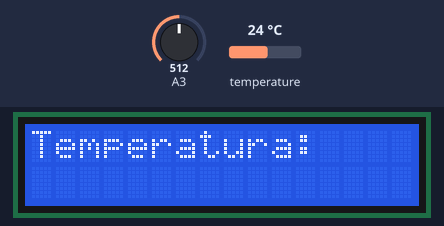
A sketch run on a simulated Arduino Uno, built with avr-gcc and run on an emulated ATmega328P. On the bench: 16×2 character LCD. The test bench sets the inputs (shaded band); at power-on: temperature 24 °C, A3 = 512. What the sketch prints to the serial monitor is not drawn.

Above: at 5.9 s.
6.0 s: temperature set to 12 °C
At 7.6 s:
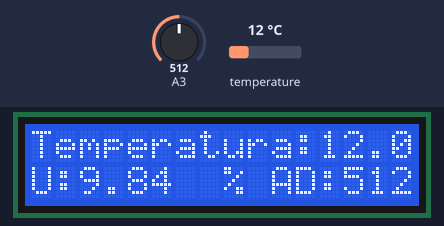
16.2 s: A3 set to 716
At 20.9 s:
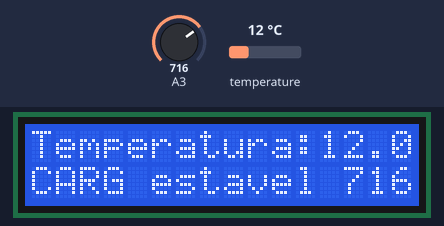
22.6 s: temperature set to 19 °C
At 26.9 s:
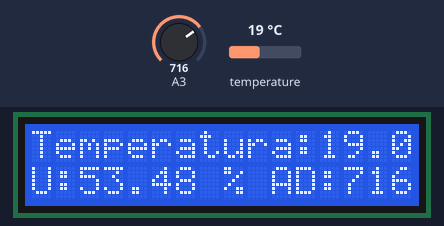
27.2 s: A3 set to 900
At 31.7 s:
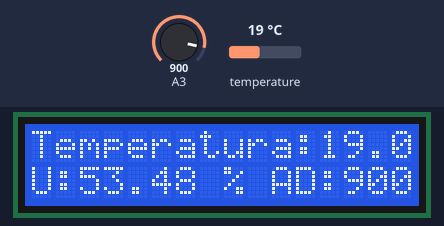
34.6 s: temperature set to 28 °C
At 40.1 s:
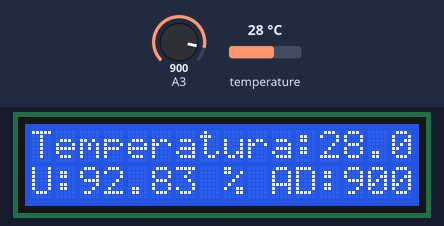
41.0 s: A3 set to 1023
At 45.0 s:
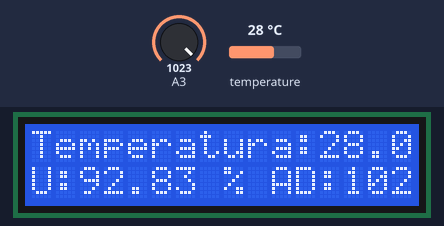
Timing chart, 0 to 46.5 s (numbered marks = the images above; inputs shaded):
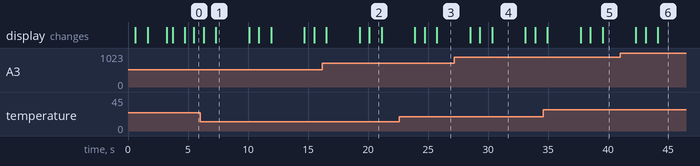

Measured:
- what the display in image 1 shows lasts 2.8 s, from 7.3 s to 10.1 s
- what the display in image 2 shows lasts 1.0 s, from 20.1 s to 21.1 s

The sketch:

LEITURA-UMIDADE-LCD-I2C-V1.ino
```cpp
/*
 ----------------------------------------------------------
|   PROJETO  : Leitura de Umidade e temperatura.           |
|              Componentes: Display LCD com mod I2C        |
|                           Sensor de temperatura DS18B20  |
|                           Sensor de umidade indefinido   |
|   AUTOR    : STENIO RODRIGUES                            |
|   DATA     : 07/03/2022                                  |
|   OBJETIVO :                                             |
|             Apontar conversão de sensor de umidade       |
|             Apontar leitura bruta do sensor de umidade   |
|             Apontar conversão de sensor de temperatua    |
|             Apontar leitura bruta do sensor de temp.     |
|             Definir escala, precisão, desvio padrão      |
 ----------------------------------------------------------

   objetivos:
   OK  -  Fazer leitura de sinal anaógico.
   OK  -  Rotina que reconheça estabilidade no sinal entre intervalo de tempo.
   OK  -  Apresentar no display leitura A/D convertida.

   EXTRUTURA DO PROGRAMA!
    // =================================================================================
    // --- Bibliotecas Auxiliares       --- //
    // =================================================================================
    // --- Mapeamento de Hardware       --- //
    // =================================================================================
    // --- Instâncias                   --- //
    // =================================================================================
    // --- Protótipo das Funções        --- //
    // =================================================================================
    // --- Variáveis Globais            --- //
    // =================================================================================
    // --- Interrupções                 --- //
    // =================================================================================
    // --- Configurações Iniciais SETUP --- //
    // =================================================================================
    // --- Loop Infinito                --- //
    // =================================================================================
    // --- Desenvolvimento das Funções  --- //
    // =================================================================================

 */

// --- Bibliotecas Auxiliares       --- //

#include <avr/io.h>  // wachdog

#include <avr/wdt.h> // wachdog

#include <Wire.h>    // rede I2C

#include <LiquidCrystal_I2C.h> // LCD

#include <OneWire.h>

#include <DallasTemperature.h>
// =================================================================================
// ---  mapeamento de hardware      --- //
#define dados A2
// pino A2 pin 25   Sensor temperatura conversao A/D
// pino A3 pin 26   Sensor umidade     conversao A/D
// pino A4 pin 27   I2C SDA
// pino A5 pin 28   I2c SCL
// =================================================================================
// --- Variáveis Globais            --- //
unsigned long timeold = 0;
float ad_tara  = 595    ,
      ad_carga          ,
      ad_offset         ,
      ad_ganho = 0.00   ,
      ad_calc           ,
      f_calib  = 0.2139  , //0.0513  0.2567GANHO SO CONSIDERANDO ULTIMA LEITURA
      ad_aux            ;
int   ler_umidade,                     // marcador usado para sequenciar a leitura
      intervalo_entre_leituras = 1000; // tempo em milisegundos para nova leitura de temperatura e umidade
// =================================================================================
// --- Instâncias                   --- //
//Inicializa o display no endereco 0x27
// Instancia é criar um objeto baseado em uma classe
// Referente ao display
LiquidCrystal_I2C lcd(0x27,16,2);
// Referente ao sensor de temperatura
OneWire oneWire(dados);  /*Protocolo OneWire*/
// Referente ao sensor de temperatura
DallasTemperature sensors(&oneWire); /*encaminha referências OneWire para o sensor*/
// --- Protótipo das Funções        --- //
// Mensagem inicial do display.
void  inicio_display    ();
// Informa leitura temperatura e umidade
void  display_1         ();
// Conversão A/D via registradores extrair o máximo de resolução
int   ad_umidade        ();
// Converte a temperatura com resolução máxima
float ad_temperatura    ();
// Rotina que coleta a tara.
float leitura_tara      ();
// Rotina que coleta a carga
float leitura_carga     ();
/*    Neste método uma curva polinomial pode ser
      criada através de todos os dados do intervalo ou dos dados bem
      próximos do final. Desta forma, a curva resultante pode ser
      estendida além do intervalo de dados conhecidos.
      https://www.ufsj.edu.br/portal2-repositorio/File/nepomuceno/mn/12MN_Interpola.pdf */
// Função baseada na extrapolação Polinomial básica
float leitura_umidade   ();
// =================================================================================
// --- Configurações Iniciais SETUP --- //
void setup() {
   wdt_disable(); // desativa o dog
   wdt_enable(WDTO_8S); //    /*#define WDTO_15MS,30MS,60MS,120MS,250MS,500MS,1S,2S,4S,8S*/
   Serial.begin(9600); // inicia a rede RS232
   Serial.println("Nome arquivo:LEITURA-UMIDADE-LCD-I2C-V1...\n");
   lcd.init(); // iniciar display LCD
   inicio_display();
   sensors.begin(); /*inicia biblioteca*/
   ADCSRA = 0x93; // ou binário  1001 0011 pagina 262 define resolução
   ADMUX = 0x43; // ou binário  0100 0011 // define o canal de entrada
   // exemplo básico de conversão
   //T = { [(ADCH << 8) | ADCL] - TOS} /k
   // https://pdf1.alldatasheet.com/datasheet-pdf/view/313656/ATMEL/ATmega328P.html pagina 262 referencia técnica
   // bloco que armazena tara
   while (ler_umidade < 3) {
      if (ad_tara == leitura_tara() && ler_umidade <= 4) {
         lcd.setCursor(0, 1);
         lcd.print("               ");
         lcd.setCursor(0, 1);
         lcd.print("Armazenando Tara");
         ler_umidade++;
      } // end
      delay(250);
      leitura_tara();
      delay(250);
      wdt_reset();

   } // end while
   ler_umidade = 0;
   wdt_reset();
   inicio_display();
   lcd.clear();

} // end setup
// =================================================================================
// --- Loop Infinito                --- //
void loop() {
   wdt_reset(); // SE TRAVAR O PROCESSADOR O DOG RESETA TUDO!!!
   //inicio_display ();

   // intevalo de leitura para comparar delta do sinal
   // O USO DO MILIS É PARA NÃO PARAR O PROCESSAMENTO!
   if (millis() - timeold >= intervalo_entre_leituras) {
      int long timeold_2 = (millis() - timeold);
      display_1();
      timeold = millis();
   } // end if

   // CRIAR ROTINA DE LEITURA SEM CARGA E COM CARGA

} // end loop
// =================================================================================
// --- Desenvolvimento das Funções  --- //
// =================================================================================
void inicio_display() {
   lcd.setBacklight(HIGH); // liga luz display
   lcd.setCursor(0, 0); // configura posição  do cursor
   lcd.print("Iniciando!");
   lcd.setCursor(0, 1);
   lcd.print("Coletando dados.");
   delay(500);
   lcd.setBacklight(LOW);
   delay(1000);
   lcd.setBacklight(HIGH);
   //lcd.setBacklight(HIGH);
   //delay(1000);
} //inicio_display
// =================================================================================

void display_1() {
   //lcd.setBacklight(LOW);
   sensors.requestTemperatures(); /* Envia o comando para leitura da temperatura */
   lcd.clear();
   lcd.setCursor(0, 0); // configura posição  do cursor
   lcd.print("Temperatura:");
   lcd.setCursor(12, 0);
   lcd.print(ad_temperatura());
   lcd.setCursor(16, 0);
   lcd.print("C");
   // manipulação segunda linha display
   ad_calc = leitura_umidade();
   lcd.setCursor(0, 1);
   lcd.print("               ");
   lcd.setCursor(0, 1);
   lcd.print("U:");
   lcd.setCursor(2, 1);
   lcd.print(ad_calc);
   lcd.setCursor(8, 1);
   lcd.print("%");
   lcd.setCursor(10, 1); // configura posição  do cursor
   lcd.print("AD:");
   lcd.setCursor(13, 1);
   lcd.print(ad_umidade());
   delay(1000);

} // end display_1
// =================================================================================
float leitura_tara() {
   //ad_tara = 595;
   ad_tara = ad_umidade();
   return ad_tara;
} // end ad_tara
// =================================================================================

float leitura_carga() {
   ad_carga = ad_umidade();
   return ad_carga;
} // end ad_tara
// =================================================================================
float leitura_umidade() {
   ler_umidade = 1;

   while (ler_umidade != 3) {

      // armazena a carga
      if (ad_carga == leitura_carga() && ler_umidade == 1) {
         lcd.setCursor(0, 1);
         lcd.print("               ");
         lcd.setCursor(0, 1);
         lcd.print("CARG estavel");
         lcd.setCursor(13, 1);
         lcd.print(ad_carga);
         delay(1000);
         ler_umidade = 2;
      } else if (ler_umidade == 1) {
         leitura_carga();
      } // end if
      // calculo baseado em amostras
      if (ler_umidade == 2) {
         ad_aux = float(ad_carga) - float(ad_tara);

         // carga
         //ad_calc = ( f_calib * (float)ad_aux - 263.18 );
         // delta
         ad_calc = (f_calib * (float) ad_aux + 9.8417);
         //y =  0.2962x - 165.83     CONSIDERANDO SÓ O VALOR COM CARGA CONVERTIDO EM AD
         //y =  0.2139x + 9.8417      CONSIDERANDO DELTA ENTRE TARA E CARGA

         ler_umidade = 3;
         return ad_calc;
         break;
      }// end if
   }// end while

} // end leitura_umidade
// =================================================================================
float ad_temperatura() {
   float log;
   sensors.requestTemperatures(); /* Envia o comando para leitura da temperatura */
   log = sensors.getTempCByIndex(0);
   return log;
} // end ad_temperatura
// =================================================================================

int ad_umidade() {
   static int analogl, analogh, log;
   ADCSRA |= (1 << ADSC); // inicia a conversão!
   while (!(ADCSRA &= ~(1 << ADIF))); // Aguarda o final da conversão!
   ADCSRA |= (1 << ADIF); // limpa o ADIF na transição LOW /HIGH.
   analogl = ADCL; // Armaz. o byte menos significativo.
   analogh = ADCH; // Armaz. o byte mais  significativo.
   log = (analogh << 8) | analogl; // calcula o valor para 10 bits!
   return log;
} // end  ad_umidade
// =================================================================================
```
